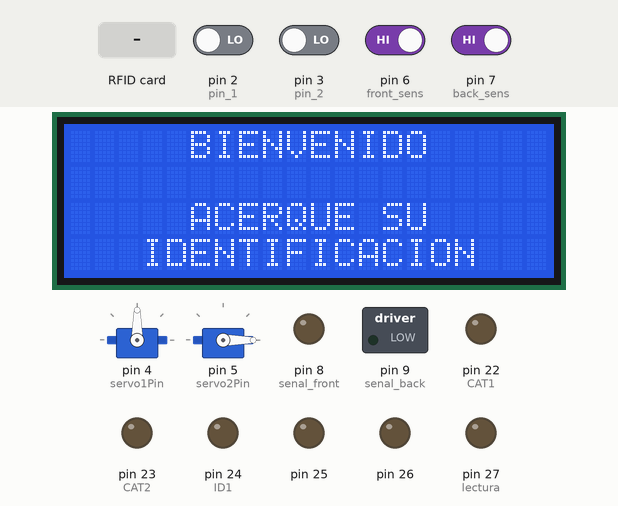
This sketch was run on a simulated Arduino Mega 2560, built with avr-gcc and run on an emulated ATmega2560. Shown: 20×4 character LCD, 2 × servo, switched loads named in the sketch (green lamp = pin HIGH), output pins drawn as LEDs (lit = HIGH). Inputs (shaded band) come from the test bench; at power-on: pin 6 (front_sens), pin 7 (back_sens) HIGH, pin 2 (pin_1), pin 3 (pin_2) LOW. Pins used as bus, display or sensor lines are not drawn; what the sketch prints to the serial monitor is not drawn.

Above: at 1.3 s.
1.4 s: RFID card 99 11 F4 B3 held to the reader
At 2.6 s:
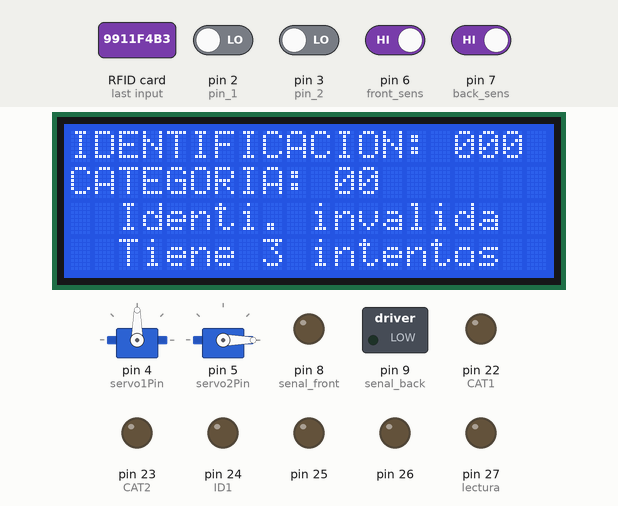
3.8 s: RFID card 2A 18 FF 3F held to the reader
At 5.2 s:
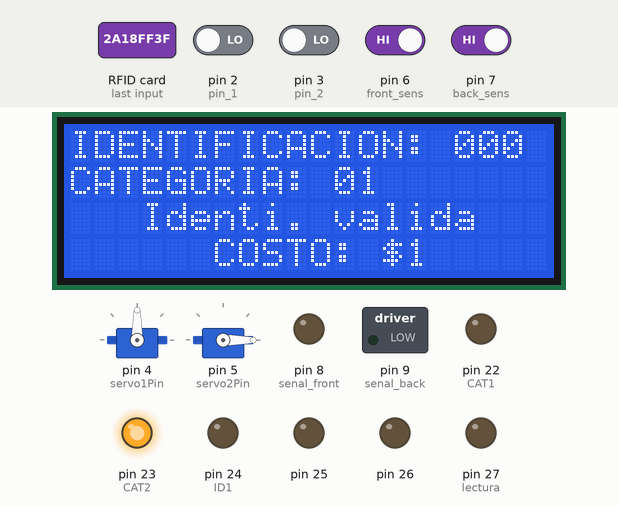
6.2 s: RFID card 5E 7A 19 C4 held to the reader
At 7.5 s:
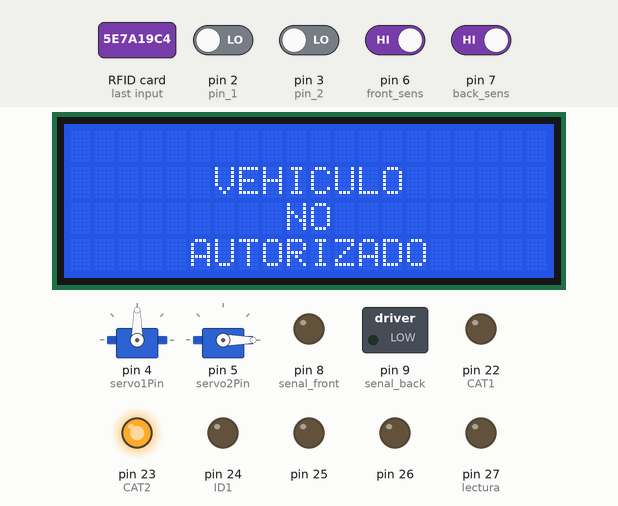
7.8 s: pin 2 (pin_1) driven HIGH
At 8.1 s:
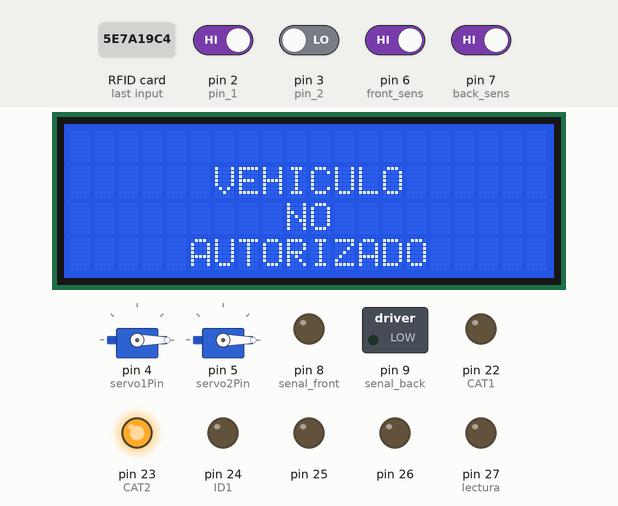
9.3 s: RFID card 1D 98 73 63 64 00 00 held to the reader
At 10.9 s:
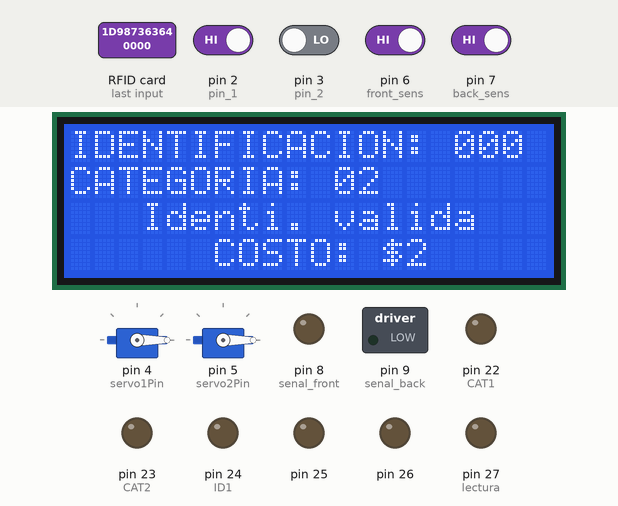
11.7 s: pin 3 (pin_2) driven HIGH
At 12.6 s:
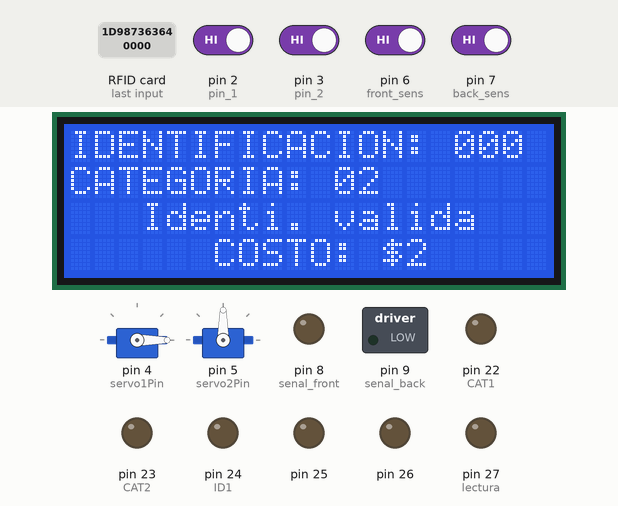
Timing chart, 0 to 14.2 s (numbered marks = the images above; inputs shaded):
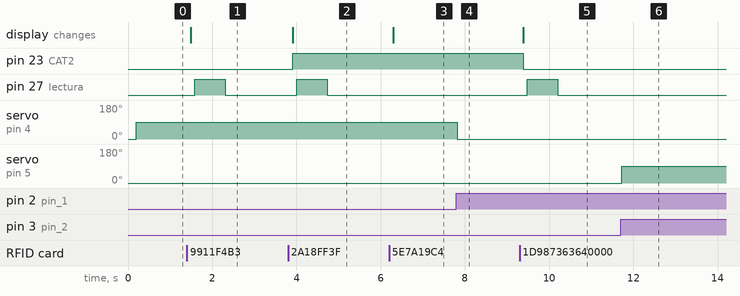

The sketch:

ardu_vhdl.ino
```cpp
#include <LiquidCrystal_I2C.h> // Control LCD
#include <Servo.h> // Control Servomotor
#include <SPI.h>
#include <MFRC522.h>

// Pines del módulo RFID
#define SS_PIN 53
#define RST_PIN 49

MFRC522 mfrc522(SS_PIN, RST_PIN);   // Create MFRC522 instance

// Define pin connections
const int pin_1 = 2; // FPGA servo 1 connected to pin 2
const int pin_2 = 3; // FPGA servo 2 connected to pin 3
const int servo1Pin = 4;  // Servo 1 connected to pin 4
const int servo2Pin = 5;  // Servo 2 connected to pin 5
const int front_sens = 6; // Sensor front connected to pin 6
const int back_sens = 7;  // Sensor back connected to pin 7
const int senal_front = 8; // Estado con retardo de front sensor
const int senal_back = 9;  // Estado con retardo de lectura back sensor
const int CAT1=22;
const int CAT2=23;
const int ID1=24;
const int ID2=25;
const int ID3=26;
const int lectura=27;    //bit para iniciar la comparación de la categoría

int intentos=3;    //contador de intentos para la categoria 00
const int time_int=700;  //tiempo de duración del pulso "boton intentos" en el FPGA

// Define servo angles

const int CLOSED_ANGLE = 0; // Closed position angle
const int OPEN_ANGLE = 90;  // Open position angle

// Initialize LCD and servos

LiquidCrystal_I2C lcd(0x27, 20, 4); // Si no te sale con esta direccion  puedes usar (0x3f,16,2) || (0x27,16,2)  ||(0x20,16,2)
Servo servo1;
Servo servo2;

void setup() {

    Serial.begin(9600);
    // LCD
    lcd.init();
    lcd.backlight();
    lcd.clear();

    // Set pin modes
    pinMode(pin_1, INPUT);
    pinMode(pin_2, INPUT);
    pinMode(front_sens, INPUT);
    pinMode(back_sens, INPUT);
    pinMode(senal_front, OUTPUT);
    pinMode(senal_back, OUTPUT);
    for (int i = 22; i < 28; i++) {
    pinMode(i, OUTPUT); // Pines identificadores
  }
    // Attach servos to pins
    servo1.attach(servo1Pin);
    servo2.attach(servo2Pin);

    // Initialize servos to closed position
    servo1.write(CLOSED_ANGLE);
    servo2.write(CLOSED_ANGLE);

    SPI.begin();                                          // Init SPI bus
    mfrc522.PCD_Init();                                   // Init MFRC522 card

    // Mensaje de bienvenida
    lcd.setCursor(0,0);
    lcd.print("     BIENVENIDO     ");
    lcd.setCursor(0,1);
    lcd.print("                    ");
    lcd.setCursor(0,2);
    lcd.print("     ACERQUE SU     ");
    lcd.setCursor(0,3);
    lcd.print("   IDENTIFICACION   ");
}

void loop() {
    // Read button states
    int FPGA1 = digitalRead(pin_1);
    int FPGA2 = digitalRead(pin_2);
    int sens_front = digitalRead(front_sens);
    int sens_back = digitalRead(back_sens);

    // Control servo 1 based on button 1 state
    if (FPGA1 == HIGH) {
        servo1.write(CLOSED_ANGLE);
    } else {
        servo1.write(OPEN_ANGLE);
    }

    // Control servo 2 based on button 2 state
    if (FPGA2 == HIGH) {
        servo2.write(OPEN_ANGLE);
    } else {
        servo2.write(CLOSED_ANGLE);
    }

    // Detección con retardo de front sensor
    if(sens_front==LOW){
      delay(200);
      digitalWrite(senal_front, HIGH);
    }else{
      digitalWrite(senal_front, LOW);
    }

    // Detección con retardo de back sensor
    if(sens_back==LOW){
      delay(200);
      digitalWrite(senal_back, HIGH);
      lcd.setCursor(0,0);
      lcd.print("     BIENVENIDO     ");
      lcd.setCursor(0,1);
      lcd.print("                    ");
      lcd.setCursor(0,2);
      lcd.print("     ACERQUE SU     ");
      lcd.setCursor(0,3);
      lcd.print("   IDENTIFICACION   ");
      intentos=3;
    }else{
      digitalWrite(senal_back, LOW);
    }

    RFID();
}


void RFID() {
  // Mirando para nuevas tarjeras
  if ( ! mfrc522.PICC_IsNewCardPresent())
  {
    digitalWrite(lectura,LOW);
    return;
  }
  // Selecciona una de las tarjetas
  if ( ! mfrc522.PICC_ReadCardSerial())
  {
    return;
  }
  // Muestra el UID sobre el Monitor Serial
  Serial.print("UID tag :");
  String content= "";
  byte letter;
  for (byte i = 0; i < mfrc522.uid.size; i++)
  {
     Serial.print(mfrc522.uid.uidByte[i] < 0x10 ? " 0" : " ");
     Serial.print(mfrc522.uid.uidByte[i], HEX);
     content.concat(String(mfrc522.uid.uidByte[i] < 0x10 ? " 0" : " "));
     content.concat(String(mfrc522.uid.uidByte[i], HEX));
  }
  Serial.println();
  Serial.print("Message : ");
  content.toUpperCase();

  if (content.substring(1) == "99 11 F4 B3")            //categoria 00
  {
    Serial.println("Acceso Autorizado");
    lcd.setCursor(0,0);
    lcd.print("IDENTIFICACION: 000 ");
    lcd.setCursor(0,1);
    lcd.print("CATEGORIA: 00       ");
    lcd.setCursor(0,2);
    lcd.print("  Identi. invalida  ");
    lcd.setCursor(0,3);
    lcd.print("  Tiene ");
    lcd.print(intentos);
    lcd.print(" intentos  ");
    intentos=intentos-1;
    digitalWrite(CAT1,LOW);
    digitalWrite(CAT2,LOW);
    digitalWrite(ID1,LOW);
    digitalWrite(ID1,LOW);
    digitalWrite(CAT1,LOW);
    delay(100);
    digitalWrite(lectura,HIGH);
  delay(time_int);
  }else if (content.substring(1) == "2A 18 FF 3F")        //categoria 01
  {
    Serial.println("Acceso Autorizado");
    lcd.setCursor(0,0);
    lcd.print("IDENTIFICACION: 000 ");
    lcd.setCursor(0,1);
    lcd.print("CATEGORIA: 01       ");
    lcd.setCursor(0,2);
    lcd.print("   Identi. valida   ");
    lcd.setCursor(0,3);
    lcd.print("      COSTO: $1     ");
    digitalWrite(CAT1,LOW);
    digitalWrite(CAT2,HIGH);
    digitalWrite(ID1,LOW);
    digitalWrite(ID1,LOW);
    digitalWrite(CAT1,LOW);
    delay(100);
    digitalWrite(lectura,HIGH);
  delay(time_int);
  }else if (content.substring(1) == "1D 98 73 63 64 00 00")        //categoria 02
  {
    Serial.println("Acceso Autorizado");
    lcd.setCursor(0,0);
    lcd.print("IDENTIFICACION: 000 ");
    lcd.setCursor(0,1);
    lcd.print("CATEGORIA: 02       ");
    lcd.setCursor(0,2);
    lcd.print("   Identi. valida   ");
    lcd.setCursor(0,3);
    lcd.print("      COSTO: $2     ");
    digitalWrite(CAT1,HIGH);
    digitalWrite(CAT2,LOW);
    digitalWrite(ID1,LOW);
    digitalWrite(ID1,LOW);
    digitalWrite(CAT1,LOW);
    delay(100);
    digitalWrite(lectura,HIGH);
  delay(time_int);
  }else if (content.substring(1) == "13 45 3F 1C"){       //categoria 03
    Serial.println("Acceso Autorizado");
    lcd.setCursor(0,0);
    lcd.print("IDENTIFICACION: 000 ");
    lcd.setCursor(0,1);
    lcd.print("CATEGORIA: 03       ");
    lcd.setCursor(0,2);
    lcd.print("   Identi. valida   ");
    lcd.setCursor(0,3);
    lcd.print("      COSTO: $4     ");
    digitalWrite(CAT1,HIGH);
    digitalWrite(CAT2,HIGH);
    digitalWrite(ID1,LOW);
    digitalWrite(ID1,LOW);
    digitalWrite(CAT1,LOW);
    delay(100);
    digitalWrite(lectura,HIGH);
  delay(time_int);
  }else{
    Serial.println("Acceso Denegado");
    lcd.setCursor(0,0);
    lcd.print("                    ");
    lcd.setCursor(0,1);
    lcd.print("      VEHICULO      ");
    lcd.setCursor(0,2);
    lcd.print("         NO         ");
    lcd.setCursor(0,3);
    lcd.print("     AUTORIZADO     ");
  }
}  
```

Measured:
- after the input at 1.4 s, pin 27 (lectura): LOW → HIGH after 0.19 s, → LOW 0.73 s later; the display: changes after 0.09 s (image 1)
- after the input at 3.8 s, pin 23 (CAT2): LOW → HIGH after 0.11 s; pin 27 (lectura): LOW → HIGH after 0.21 s, → LOW 0.73 s later; the display: changes after 0.11 s (image 2)
- after the input at 6.2 s, the display: changes after 0.10 s (image 3)
- after the input at 7.8 s, servo on pin 4 (servo1Pin): 90° → 0° at once
- after the input at 9.3 s, pin 23 (CAT2): HIGH → LOW after 0.08 s; pin 27 (lectura): LOW → HIGH after 0.18 s, → LOW 0.73 s later; the display: changes after 0.08 s (image 5)
- after the input at 11.7 s, servo on pin 5 (servo2Pin): 0° → 90° at once
